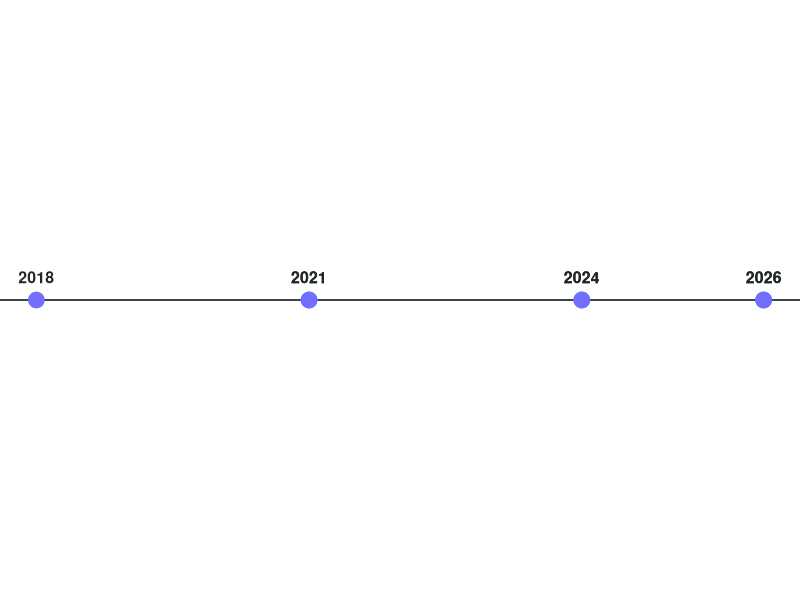

Generate this figure with R:
## ---- chunk 1
#| label: setup
library(dplyr)
library(knitr)
library(ggplot2)
## ---- chunk 2
#| label: hitos
hitos <- tibble::tribble(
  ~anio, ~hito,
  2018,  "Formación de la banda en Santiago de Chile",
  2021,  'Álbum debut "Alza la Voz" (Estudio Lautaro, prod. Pablo Giadach)',
  2021,  'Sencillos "El Tren", "Destino Final" y "Eclipse"',
  2024,  'Sesiones en Estudio LEROCK (prod. José Tomás Molina)',
  2024,  '"Sueño Perdido", "Ruido" y "Sin Respiración"',
  2026,  'Nueva etapa: prod. Claudio Manríquez, masterización Jack Endino',
  2026,  'Camino al álbum "Postdigital"'
)

kable(hitos, col.names = c("Año", "Hito"))
## ---- chunk 3
#| label: fig-timeline
#| fig-cap: "Hitos de Autóctonos de Ninguna Parte (2018-2026)"
#| fig-width: 8
#| fig-height: 3.2
ggplot(hitos, aes(x = anio, y = 1)) +
  geom_hline(yintercept = 1, color = "#21272A", linewidth = 0.6) +
  geom_point(size = 5, color = "#726EFF") +
  geom_text(aes(label = anio), vjust = -1.4, family = "sans",
            fontface = "bold", color = "#21272A", size = 4) +
  scale_x_continuous(breaks = sort(unique(hitos$anio))) +
  theme_void() +
  theme(
    plot.background = element_rect(fill = "#FFFFFF", color = NA),
    axis.text.x = element_blank()
  )
